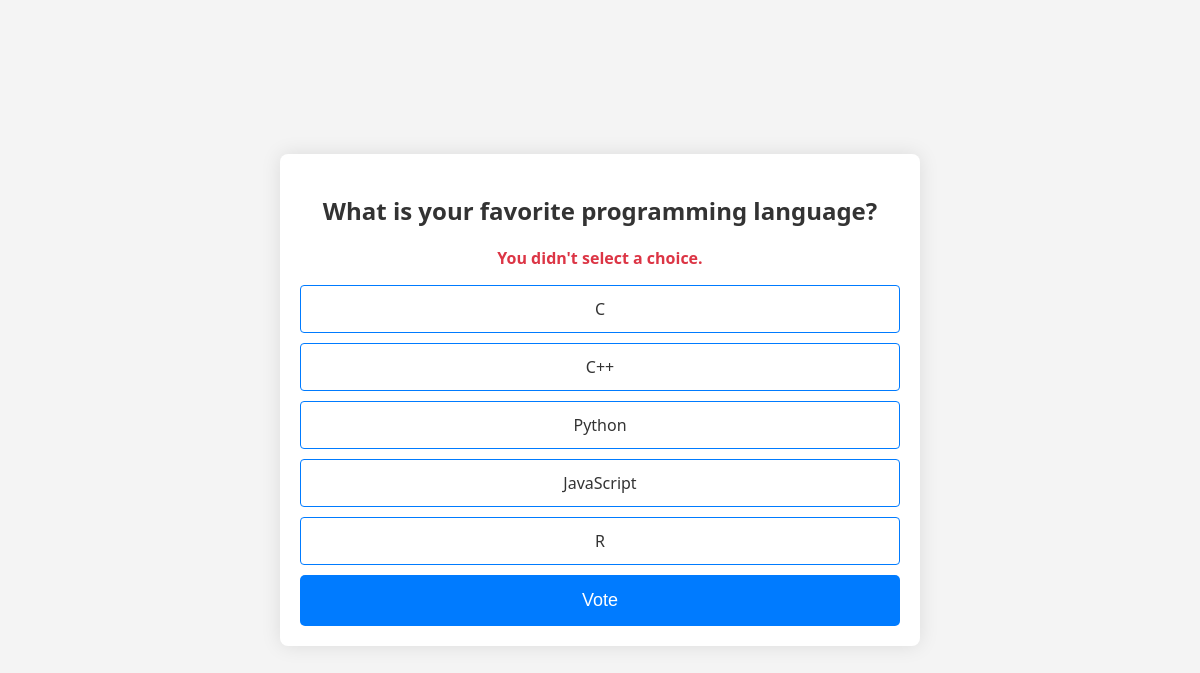
/7/vote/, run on the app's committed database.
### polls/models.py (models this page shows, shortened)
class Question(models.Model):
    question_text = models.CharField(max_length=200)
    pub_date = models.DateTimeField("date published")

class Choice(models.Model):
    question = models.ForeignKey(Question, on_delete = models.CASCADE)
    choice_text = models.CharField(max_length=200)
    votes = models.IntegerField(default=0)

### polls/views.py (the view)
# urls.py: path("<int:question_id>/vote/", views.vote, name="vote"),
def vote(request, question_id):
    question = get_object_or_404(Question, pk=question_id)
    try:
        selected_choice = question.choice_set.get(pk=request.POST["choice"])
    except (KeyError, Choice.DoesNotExist):
        return render(
            request,
            "polls/detail.html",
            {
                "question": question,
                "error_message": "You didn't select a choice.",
            },
        )
    else:
        selected_choice.votes += 1
        selected_choice.save()
        return HttpResponseRedirect(reverse("polls:results", args=(question.id,)))

### templates/polls/detail.html (shortened to what this page needs)
<!DOCTYPE html>
<html lang="en">
<head>
    {% load static %}
    <link rel="stylesheet" href="{% static 'polls/style_detail.css' %}">
</head>
<body>
    <div class="container">
        <form action="{% url 'polls:vote' question.id %}" method="post">
            <center><label><strong><h2>{{ question.question_text }}</h2></strong></label></center>
            {% if error_message %}
                <p><strong>{{ error_message }}</strong></p>
            {% endif %}
            {% for choice in question.choice_set.all %}
                <label for="choice{{ forloop.counter }}">{{ choice.choice_text }}</label>
            {% endfor %}
            <input type="submit" value="Vote">
        </form>
    </div>
</body>
</html>

### polls/static/polls/style_detail.css (style rules this page uses)
body { font-family: 'Segoe UI', Tahoma, Geneva, Verdana, sans-serif; margin: 0; padding: 0; display: flex; align-items: center; justify-content: center; min-height: 100vh; background-color: #f4f4f4; }
.container { width: 80%; max-width: 600px; margin: 0 auto; background-color: #fff; padding: 20px; border-radius: 8px; box-shadow: 0 0 20px rgba(0, 0, 0, 0.1); }
form { margin-top: 20px; }
label { display: block; margin-bottom: 8px; font-size: 16px; color: #333; }
input[type="radio"] + label { cursor: pointer; padding: 12px; border: 1px solid #007bff; border-radius: 4px; display: block; margin-bottom: 10px; transition: background-color 0.2s ease; text-align: center; color: #333; }
input[type="submit"] { background-color: #007bff; color: #fff; padding: 15px; font-size: 18px; border: none; border-radius: 5px; cursor: pointer; transition: background-color 0.3s ease; display: block; width: 100%; margin-top: 10px; }
p { text-align: center; color: #dc3545; margin-top: 15px; }

### data on the page
Question: question_text "What is your favorite programming language?"
Choice: choice_text "C"
Choice: choice_text "C++"
Choice: choice_text "Python"
Choice: choice_text "JavaScript"
Choice: choice_text "R"

### other printed values
{{ error_message }} "You didn't select a choice."
